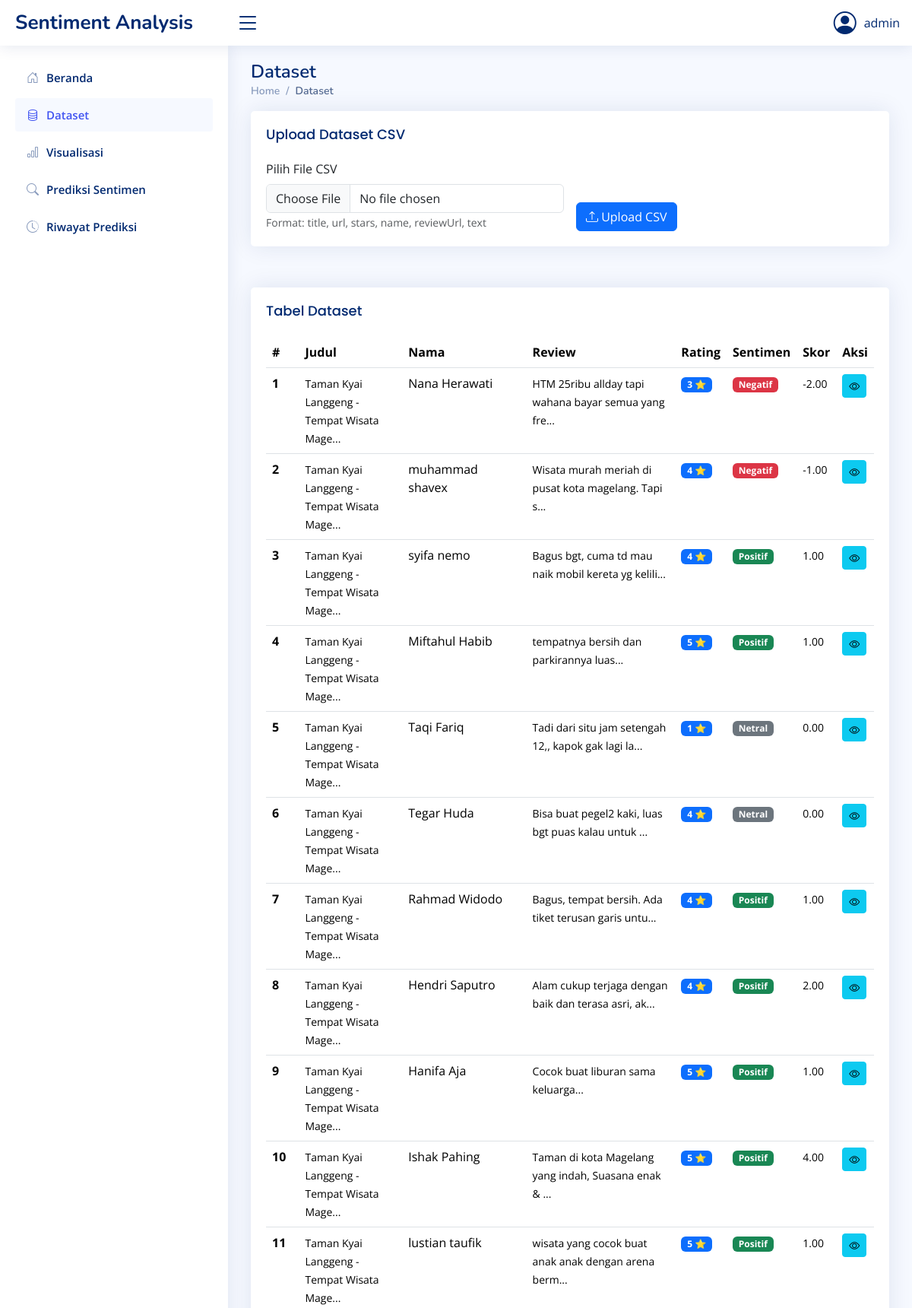
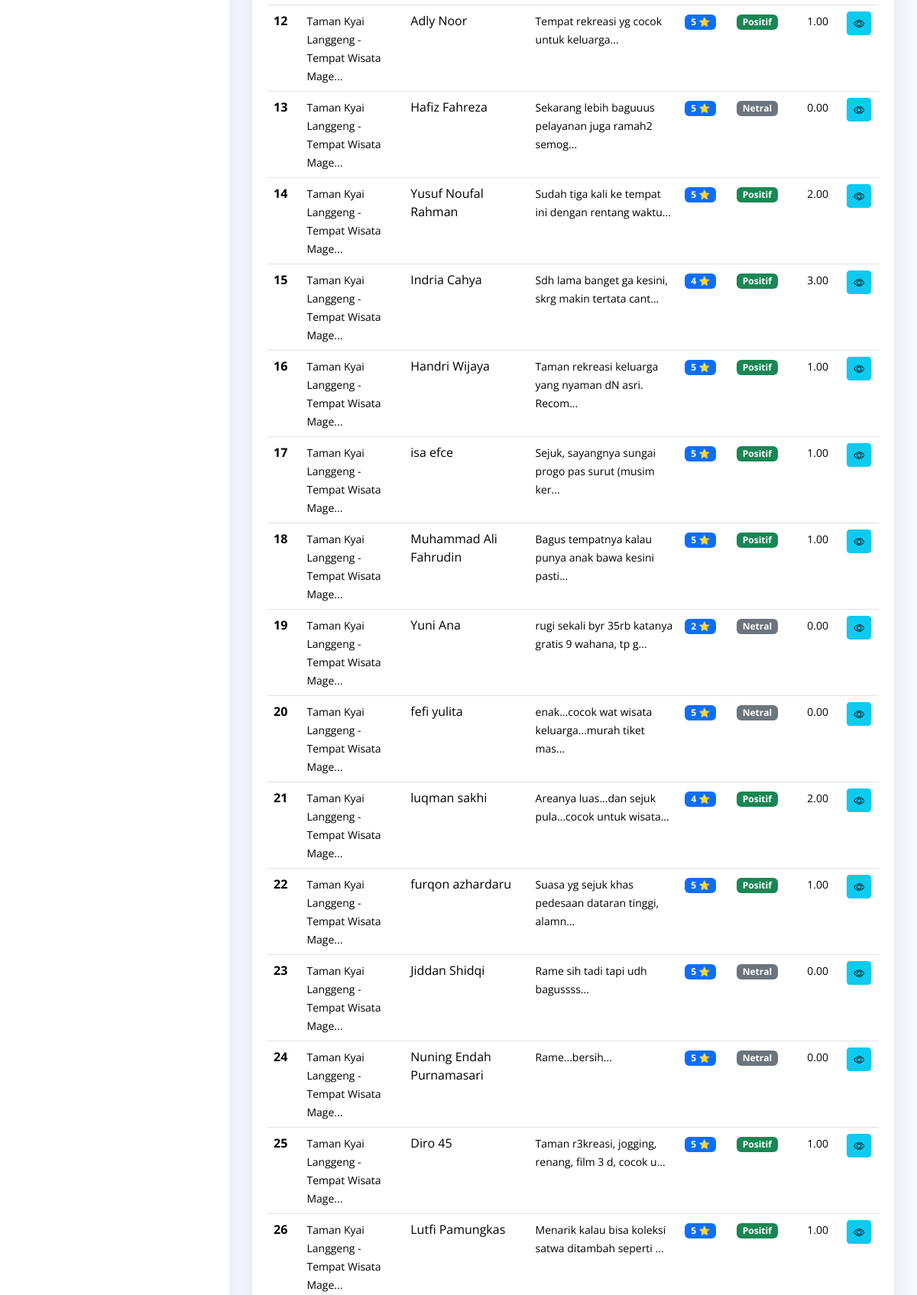
/dataset.php (signed in, upper part), run on the app's committed database (2 pictures, top to bottom).
### tables this page shows
CREATE TABLE `datasets` (
  `id_dataset` int(11) NOT NULL,
  `title` varchar(255) NOT NULL,
  `url` text NOT NULL,
  `stars` int(11) DEFAULT NULL,
  `name` varchar(100) NOT NULL,
  `reviewUrl` text DEFAULT NULL,
  `text` longtext NOT NULL,
  `sentiment` enum('positif','negatif','netral') DEFAULT NULL,
  `score` decimal(10,2) DEFAULT NULL,
  `created_at` timestamp NOT NULL DEFAULT current_timestamp()
);

### dataset.php (the view, shortened to what this page needs)
<?php include('head.php'); ?>
<?php require_once 'sentiment_classifier.php'; ?>
<body>
    <?php include('side_bar.php'); ?>
    <main id="main" class="main">
        <section class="section">
            <div class="row">
                <div class="col-lg-12">
                    <div class="pagetitle">
                        <h1>Dataset</h1>
                        <nav>
                            <ol class="breadcrumb">
                                <li class="breadcrumb-item"><a href="index.php">Home</a></li>
                                <li class="breadcrumb-item active">Dataset</li>
                            </ol>
                        </nav>
                    </div>
                </div>
            </div>
            <div class="row">
                <div class="col-lg-12">
                    <div class="card">
                        <div class="card-body">
                            <h5 class="card-title">Upload Dataset CSV</h5>
                            <form method="POST" enctype="multipart/form-data" class="row g-3" id="uploadForm">
                                <div class="col-md-6">
                                    <label for="csvFile" class="form-label">Pilih File CSV</label>
                                    <input class="form-control" type="file" id="csvFile" name="csvFile" accept=".csv" required>
                                    <small class="form-text text-muted">Format: title, url, stars, name, reviewUrl, text</small>
                                </div>
                                <div class="col-md-6 d-flex align-items-end">
                                    <button type="submit" name="upload_csv" class="btn btn-primary" id="uploadBtn">
                                        <i class="bi bi-upload"></i> Upload CSV
                                    </button>
                                </div>
                            </form>
                        </div>
                    </div>
                </div>
            </div>
            <div class="row mt-4">
                <div class="col-lg-12">
                    <div class="card">
                        <div class="card-body">
                            <h5 class="card-title">Tabel Dataset</h5>
                            <div class="table-responsive">
                                <table class="table table-hover datatable" id="datasetTable">
                                    <thead>
                                        <tr>
                                            <th scope="col">#</th>
                                            <th scope="col">Judul</th>
                                            <th scope="col">Nama</th>
                                            <th scope="col">Review</th>
                                            <th scope="col">Rating</th>
                                            <th scope="col">Sentimen</th>
                                            <th scope="col">Skor</th>
                                            <th scope="col">Aksi</th>
                                        </tr>
                                    </thead>
                                    <tbody>
                                        <?php
                                        $query = "SELECT * FROM datasets ORDER BY created_at DESC LIMIT 100";
                                        $result = $conn->query($query);
                                        if ($result->num_rows > 0) {
                                            $no = 1;
                                            while ($row = $result->fetch_assoc()) {
                                                $sentimentBadge = '';
                                                if ($row['sentiment'] == 'positif') {
                                                    $sentimentBadge = '<span class="badge bg-success">Positif</span>';
                                                } elseif ($row['sentiment'] == 'negatif') {
                                                    $sentimentBadge = '<span class="badge bg-danger">Negatif</span>';
                                                } else {
                                                    $sentimentBadge = '<span class="badge bg-secondary">Netral</span>';
                                                }
                                                $fullTitle = htmlspecialchars($row['title'], ENT_QUOTES, 'UTF-8');
                                                $fullReview = htmlspecialchars($row['text'], ENT_QUOTES, 'UTF-8');
                                                echo "
                                                <tr>
                                                    <th scope='row'>" . $no++ . "</th>
                                                    <td><small>" . substr($row['title'], 0, 40) . "...</small></td>
                                                    <td>" . $row['name'] . "</td>
                                                    <td><small>" . substr($row['text'], 0, 50) . "...</small></td>
                                                    <td><span class='badge bg-primary'>" . $row['stars'] . " ⭐</span></td>
                                                    <td>" . $sentimentBadge . "</td>
                                                    <td><small>" . number_format($row['score'], 2) . "</small></td>
                                                    <td>
                                                        <button class='btn btn-sm btn-info detail-btn'
                                                                data-title='" . $fullTitle . "'
                                                                data-review='" . $fullReview . "'
                                                                data-name='" . $row['name'] . "'
                                                                data-rating='" . $row['stars'] . "'
                                                                data-sentiment='" . $row['sentiment'] . "'
                                                                data-score='" . number_format($row['score'], 2) . "'
                                                                data-url='" . htmlspecialchars($row['url'], ENT_QUOTES, 'UTF-8') . "'
                                                                data-bs-toggle='modal'
                                                                data-bs-target='#detailModal'>
                                                            <i class='bi bi-eye'></i>
                                                        </button>
                                                    </td>
                                                </tr>
                                                ";
                                            }
                                        } else {
                                            echo "<tr><td colspan='8' class='text-center'>Tidak ada data. Upload CSV terlebih dahulu.</td></tr>";
                                        }
                                        ?>
                                    </tbody>
                                </table>
                            </div>
                        </div>
                    </div>
                </div>
            </div>
        </section>
    </main>
</body>
</html>

### assets/css/style.css (style rules this page uses)
:root { scroll-behavior: smooth; }
body { font-family: "Open Sans", sans-serif; background: #f6f9ff; color: #444444; }
a { color: #4154f1; text-decoration: none; }
h1, h2, h3, h4, h5, h6 { font-family: "Nunito", sans-serif; }
#main { margin-top: 60px; padding: 20px 30px; transition: all 0.3s; }
.pagetitle { margin-bottom: 10px; }
.pagetitle h1 { font-size: 24px; margin-bottom: 0; font-weight: 600; color: #012970; }
.card { margin-bottom: 30px; border: none; border-radius: 5px; box-shadow: 0px 0 30px rgba(1, 41, 112, 0.1); }
.card-title { padding: 20px 0 15px 0; font-size: 18px; font-weight: 500; color: #012970; font-family: "Poppins", sans-serif; }
.card-body { padding: 0 20px 20px 20px; }
.breadcrumb { font-size: 14px; font-family: "Nunito", sans-serif; color: #899bbd; font-weight: 600; }
.breadcrumb a { color: #899bbd; transition: 0.3s; }
.breadcrumb .breadcrumb-item::before { color: #899bbd; }
.breadcrumb .active { color: #51678f; font-weight: 600; }
@media (min-width: 1200px) { #main, #footer { margin-left: 300px; } }

### data on the page
datasets: title "Taman Kyai Langgeng - Tempat Wisata Mage", name "Nana Herawati", text "HTM 25ribu allday tapi wahana bayar semua yang fre", stars "3", sentiment "Negatif", score "-2.00"
datasets: title "Taman Kyai Langgeng - Tempat Wisata Mage", name "muhammad shavex", text "Wisata murah meriah di pusat kota magelang. Tapi s", stars "4", sentiment "Negatif", score "-1.00"
datasets: title "Taman Kyai Langgeng - Tempat Wisata Mage", name "syifa nemo", text "Bagus bgt, cuma td mau naik mobil kereta yg kelili", stars "4", sentiment "Positif", score "1.00"
datasets: title "Taman Kyai Langgeng - Tempat Wisata Mage", name "Miftahul Habib", text "tempatnya bersih dan parkirannya luas", stars "5", sentiment "Positif", score "1.00"
datasets: title "Taman Kyai Langgeng - Tempat Wisata Mage", name "Taqi Fariq", text "Tadi dari situ jam setengah 12,, kapok gak lagi la", stars "1", sentiment "Netral", score "0.00"
datasets: title "Taman Kyai Langgeng - Tempat Wisata Mage", name "Tegar Huda", text "Bisa buat pegel2 kaki, luas bgt puas kalau untuk", stars "4", sentiment "Netral", score "0.00"
datasets: title "Taman Kyai Langgeng - Tempat Wisata Mage", name "Rahmad Widodo", text "Bagus, tempat bersih. Ada tiket terusan garis untu", stars "4", sentiment "Positif", score "1.00"
datasets: title "Taman Kyai Langgeng - Tempat Wisata Mage", name "Hendri Saputro", text "Alam cukup terjaga dengan baik dan terasa asri, ak", stars "4", sentiment "Positif", score "2.00"
datasets: title "Taman Kyai Langgeng - Tempat Wisata Mage", name "Hanifa Aja", text "Cocok buat liburan sama keluarga", stars "5", sentiment "Positif", score "1.00"
datasets: title "Taman Kyai Langgeng - Tempat Wisata Mage", name "Ishak Pahing", text "Taman di kota Magelang yang indah, Suasana enak &", stars "5", sentiment "Positif", score "4.00"
datasets: title "Taman Kyai Langgeng - Tempat Wisata Mage", name "lustian taufik", text "wisata yang cocok buat anak anak dengan arena berm", stars "5", sentiment "Positif", score "1.00"
datasets: title "Taman Kyai Langgeng - Tempat Wisata Mage", name "Adly Noor", text "Tempat rekreasi yg cocok untuk keluarga", stars "5", sentiment "Positif", score "1.00"
datasets: title "Taman Kyai Langgeng - Tempat Wisata Mage", name "Hafiz Fahreza", text "Sekarang lebih baguuus pelayanan juga ramah2 semog", stars "5", sentiment "Netral", score "0.00"
datasets: title "Taman Kyai Langgeng - Tempat Wisata Mage", name "Yusuf Noufal Rahman", text "Sudah tiga kali ke tempat ini dengan rentang waktu", stars "5", sentiment "Positif", score "2.00"
datasets: title "Taman Kyai Langgeng - Tempat Wisata Mage", name "Indria Cahya", text "Sdh lama banget ga kesini, skrg makin tertata cant", stars "4", sentiment "Positif", score "3.00"
datasets: title "Taman Kyai Langgeng - Tempat Wisata Mage", name "Handri Wijaya", text "Taman rekreasi keluarga yang nyaman dN asri. Recom", stars "5", sentiment "Positif", score "1.00"
datasets: title "Taman Kyai Langgeng - Tempat Wisata Mage", name "isa efce", text "Sejuk, sayangnya sungai progo pas surut (musim ker", stars "5", sentiment "Positif", score "1.00"
datasets: title "Taman Kyai Langgeng - Tempat Wisata Mage", name "Muhammad Ali Fahrudin", text "Bagus tempatnya kalau punya anak bawa kesini pasti", stars "5", sentiment "Positif", score "1.00"
datasets: title "Taman Kyai Langgeng - Tempat Wisata Mage", name "Yuni Ana", text "rugi sekali byr 35rb katanya gratis 9 wahana, tp g", stars "2", sentiment "Netral", score "0.00"
datasets: title "Taman Kyai Langgeng - Tempat Wisata Mage", name "fefi yulita", text "enak...cocok wat wisata keluarga...murah tiket mas", stars "5", sentiment "Netral", score "0.00"
datasets: title "Taman Kyai Langgeng - Tempat Wisata Mage", name "luqman sakhi", text "Areanya luas...dan sejuk pula...cocok untuk wisata", stars "4", sentiment "Positif", score "2.00"
datasets: title "Taman Kyai Langgeng - Tempat Wisata Mage", name "furqon azhardaru", text "Suasa yg sejuk khas pedesaan dataran tinggi, alamn", stars "5", sentiment "Positif", score "1.00"
datasets: title "Taman Kyai Langgeng - Tempat Wisata Mage", name "Jiddan Shidqi", text "Rame sih tadi tapi udh bagussss", stars "5", sentiment "Netral", score "0.00"
datasets: title "Taman Kyai Langgeng - Tempat Wisata Mage", name "Nuning Endah Purnamasari", text "Rame...bersih", stars "5", sentiment "Netral", score "0.00"
datasets: title "Taman Kyai Langgeng - Tempat Wisata Mage", name "Diro 45", text "Taman r3kreasi, jogging, renang, film 3 d, cocok u", stars "5", sentiment "Positif", score "1.00"
datasets: title "Taman Kyai Langgeng - Tempat Wisata Mage", name "Lutfi Pamungkas", text "Menarik kalau bisa koleksi satwa ditambah seperti", stars "5", sentiment "Positif", score "1.00"

### other printed values
$_SESSION['NAMA'] "admin"
